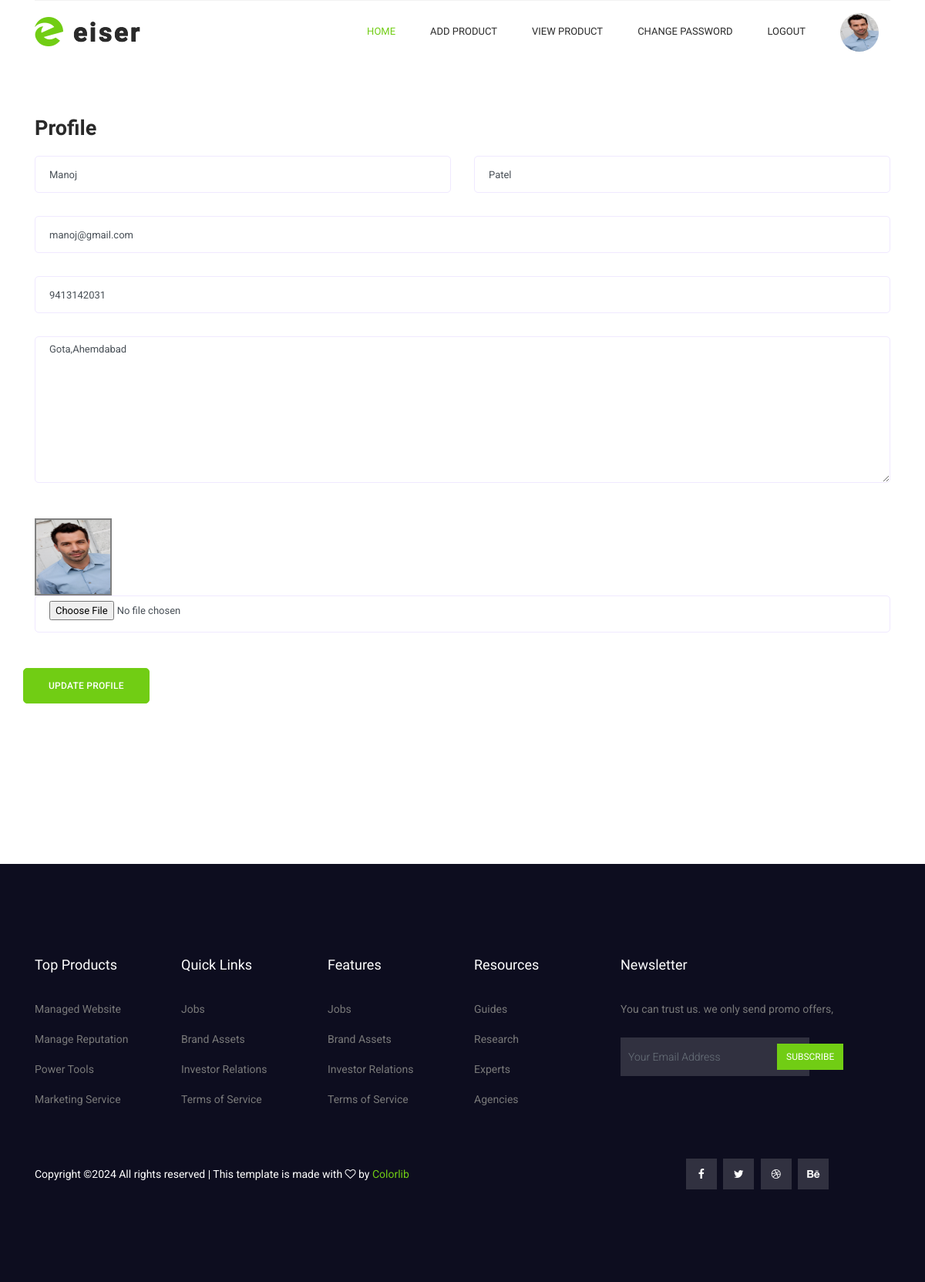
The page /profile/ (signed in) on the database its author committed.
### myapp/models.py (models this page shows, shortened)
class User(models.Model):
	fname=models.CharField(max_length=100)
	lname=models.CharField(max_length=100)
	email=models.EmailField()
	mobile=models.PositiveIntegerField()
	address=models.TextField()
	password=models.CharField(max_length=100)
	profile_picture=models.ImageField(upload_to="profile_picture/",default="")
	usertype=models.CharField(max_length=100,default="Buyer")

### myapp/views.py (the view)
# urls.py: path('profile/',views.profile,name='profile'),
def profile(request):
	user=User.objects.get(email=request.session['email'])
	if request.method=="POST":
		user.fname=request.POST['fname']
		user.lname=request.POST['lname']
		user.mobile=request.POST['mobile']
		user.address=request.POST['address']
		try:
			user.profile_picture=request.FILES['profile_picture']
		except:
			pass
		user.save()
		msg="Profile Updated Successfully"
		if user.usertype=="Buyer":
			return render(request,'profile.html',{'user':user,'msg':msg})
		else:
			return render(request,'seller-profile.html')
	else:
		if user.usertype=="Buyer":
			return render(request,'profile.html',{'user':user})
		else:
			return render(request,'seller-profile.html',{'user':user})

### myapp/templates/seller-profile.html (shortened to what this page needs)
{% extends 'seller-header.html' %}
{% load static %}
{% block content %}
<!DOCTYPE html>
<html lang="en">
  <head>
  </head>
  <body>
  <section class="section_gap">
    <div class="container">
      <div class="d-none d-sm-block mb-5 pb-4">
      <div class="row">
        <div class="col-12">
          <h2 class="contact-title">Profile</h2>
        </div>
        <div class="col-lg-12 mb-4 mb-lg-0">
          <form class="form-contact contact_form" action="{% url 'profile' %}" method="post" enctype="multipart/form-data">
            <div class="row">
               <div class="col-sm-6">
                <div class="form-group">
                  <input class="form-control" name="fname" id="name" type="text" value="{{user.fname}}">
                </div>
              </div>
               <div class="col-sm-6">
                <div class="form-group">
                  <input class="form-control" name="lname" id="name" type="text" value="{{user.lname}}">
                </div>
              </div>
                <div class="col-sm-12">
                <div class="form-group">
                  <input class="form-control" name="email" id="email" type="Email" value="{{user.email}}">
                </div>
              </div>
              <div class="col-12">
                <div class="form-group">
                  <input class="form-control" name="mobile" id="mobile" type="text" value="{{user.mobile}}">
                </div>
              </div>
              <div class="col-12">
                <div class="form-group">
                    <textarea class="form-control w-100" name="address" id="address" cols="30" rows="9" >{{user.address}}</textarea>
                </div>
              </div>
               </div>
            <div class="form-group mt-lg-3">
             <img src="{{user.profile_picture.url}}" style="width:100px;height: 100px;border: 2px solid grey;>
            </div>
             <div class="col-sm-14">
                <div class="form-group">
                  <input class="form-control" name="profile_picture" id="password" type="file">
                </div>
              </div>
            </div>
            <div class="form-group mt-lg-3">
              <button type="submit" class="main_btn">Update Profile</button>
            </div>
        </div>
        </div>
      </div>
  </section>
</body>
</html>
{% endblock %}

### myapp/static/css/style.css (style rules this page uses)
body { line-height:24px;font-size:14px;font-family:"Roboto",sans-serif;font-weight:normal;color:#797979 }
h1,h2,h3,h4,h5,h6 { font-family:"Heebo",sans-serif;color:#2a2a2a;font-weight:500 }
.section_gap { padding:120px 0px }
.contact-title { font-size:27px;font-weight:600;margin-bottom:20px }
.form-contact .form-group { margin-bottom:15px }
@media (min-width: 1000px) { .form-contact .form-group { margin-bottom:30px } }
.form-contact .form-control { border:1px solid #f0e9ff;border-radius:5px;height:48px;padding-left:18px;font-size:13px;background:transparent }
.form-contact .form-control::placeholder { font-weight:300;color:#999999 }
.form-contact textarea { border-radius:12px;height:100% !important }
h2 { font-size:30px }
.main_btn { display:inline-block;background:#71cd14;padding:0px 32px;letter-spacing:0.25px;color:#fff;font-family:"Roboto",sans-serif;font-size:12px;font-weight:500;line-height:44px;outline:none !important;box-shadow:none !important;text-align:center;border:1px solid #71cd14;cursor:pointer;text-transform:uppercase;transition:all 300ms linear 0s;border-radius:5px }

### rows shown on the page
User: fname "Manoj", lname "Patel", email "manoj@gmail.com", mobile "9413142031", address "Gota,Ahemdabad", profile_picture (picture)
